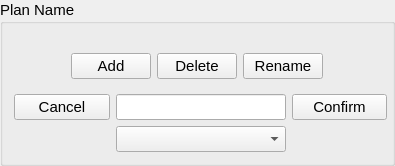
    <widget class="QGroupBox" name="planNameGB">
     <property name="sizePolicy">
      <sizepolicy hsizetype="Fixed" vsizetype="Preferred">
       <horstretch>0</horstretch>
       <verstretch>0</verstretch>
      </sizepolicy>
     </property>
     <property name="minimumSize">
      <size>
       <width>395</width>
       <height>0</height>
      </size>
     </property>
     <property name="font">
      <font>
       <family>Arial</family>
       <pointsize>11</pointsize>
      </font>
     </property>
     <property name="title">
      <string>Plan Name</string>
     </property>
     <layout class="QGridLayout" name="gridLayout_4">
      <property name="leftMargin">
       <number>5</number>
      </property>
      <property name="topMargin">
       <number>20</number>
      </property>
      <property name="rightMargin">
       <number>5</number>
      </property>
      <item row="2" column="3">
       <widget class="QPushButton" name="planAddConfirm">
        <property name="sizePolicy">
         <sizepolicy hsizetype="Preferred" vsizetype="Fixed">
          <horstretch>0</horstretch>
          <verstretch>0</verstretch>
         </sizepolicy>
        </property>
        <property name="minimumSize">
         <size>
          <width>70</width>
          <height>0</height>
         </size>
        </property>
        <property name="font">
         <font>
          <family>Arial</family>
          <pointsize>11</pointsize>
         </font>
        </property>
        <property name="text">
         <string>Confirm</string>
        </property>
       </widget>
      </item>
      <item row="3" column="2" alignment="Qt::AlignHCenter">
       <widget class="QComboBox" name="planName">
        <property name="minimumSize">
         <size>
          <width>170</width>
          <height>0</height>
         </size>
        </property>
        <property name="editable">
         <bool>false</bool>
        </property>
       </widget>
      </item>
      <item row="2" column="2" alignment="Qt::AlignHCenter">
       <widget class="QLineEdit" name="planNameEdit">
        <property name="sizePolicy">
         <sizepolicy hsizetype="Preferred" vsizetype="Fixed">
          <horstretch>0</horstretch>
          <verstretch>0</verstretch>
         </sizepolicy>
        </property>
        <property name="minimumSize">
         <size>
          <width>170</width>
          <height>0</height>
         </size>
        </property>
        <property name="font">
         <font>
          <family>Arial</family>
          <pointsize>11</pointsize>
         </font>
        </property>
        <property name="text">
         <string/>
        </property>
        <property name="clearButtonEnabled">
         <bool>true</bool>
        </property>
       </widget>
      </item>
      <item row="0" column="0" colspan="4" alignment="Qt::AlignHCenter">
       <widget class="QWidget" name="widget" native="true">
        <layout class="QGridLayout" name="gridLayout_8">
         <item row="0" column="1">
          <widget class="QPushButton" name="planDelete">
           <property name="sizePolicy">
            <sizepolicy hsizetype="Fixed" vsizetype="Fixed">
             <horstretch>0</horstretch>
             <verstretch>0</verstretch>
            </sizepolicy>
           </property>
           <property name="minimumSize">
            <size>
             <width>70</width>
             <height>0</height>
            </size>
           </property>
           <property name="font">
            <font>
             <family>Arial</family>
             <pointsize>11</pointsize>
            </font>
           </property>
           <property name="text">
            <string>Delete</string>
           </property>
          </widget>
         </item>
         <item row="0" column="0">
          <widget class="QPushButton" name="planAdd">
           <property name="sizePolicy">
            <sizepolicy hsizetype="Fixed" vsizetype="Fixed">
             <horstretch>0</horstretch>
             <verstretch>0</verstretch>
            </sizepolicy>
           </property>
           <property name="minimumSize">
            <size>
             <width>70</width>
             <height>0</height>
            </size>
           </property>
           <property name="font">
            <font>
             <family>Arial</family>
             <pointsize>11</pointsize>
            </font>
           </property>
           <property name="text">
            <string>Add</string>
           </property>
          </widget>
         </item>
         <item row="0" column="2">
          <widget class="QPushButton" name="planRename">
           <property name="sizePolicy">
            <sizepolicy hsizetype="Fixed" vsizetype="Fixed">
             <horstretch>0</horstretch>
             <verstretch>0</verstretch>
            </sizepolicy>
           </property>
           <property name="minimumSize">
            <size>
             <width>70</width>
             <height>0</height>
            </size>
           </property>
           <property name="font">
            <font>
             <family>Arial</family>
             <pointsize>11</pointsize>
            </font>
           </property>
           <property name="text">
            <string>Rename</string>
           </property>
          </widget>
         </item>
        </layout>
       </widget>
      </item>
      <item row="2" column="1">
       <widget class="QPushButton" name="planAddCancel">
        <property name="sizePolicy">
         <sizepolicy hsizetype="Preferred" vsizetype="Fixed">
          <horstretch>0</horstretch>
          <verstretch>0</verstretch>
         </sizepolicy>
        </property>
        <property name="minimumSize">
         <size>
          <width>70</width>
          <height>0</height>
         </size>
        </property>
        <property name="font">
         <font>
          <family>Arial</family>
          <pointsize>11</pointsize>
         </font>
        </property>
        <property name="text">
         <string>Cancel</string>
        </property>
       </widget>
      </item>
      <item row="3" column="1">
       <spacer name="horizontalSpacer">
        <property name="orientation">
         <enum>Qt::Horizontal</enum>
        </property>
        <property name="sizeType">
         <enum>QSizePolicy::MinimumExpanding</enum>
        </property>
        <property name="sizeHint" stdset="0">
         <size>
          <width>70</width>
          <height>20</height>
         </size>
        </property>
       </spacer>
      </item>
      <item row="3" column="3">
       <spacer name="horizontalSpacer_2">
        <property name="orientation">
         <enum>Qt::Horizontal</enum>
        </property>
        <property name="sizeType">
         <enum>QSizePolicy::MinimumExpanding</enum>
        </property>
        <property name="sizeHint" stdset="0">
         <size>
          <width>70</width>
          <height>20</height>
         </size>
        </property>
       </spacer>
      </item>
     </layout>
    </widget>
